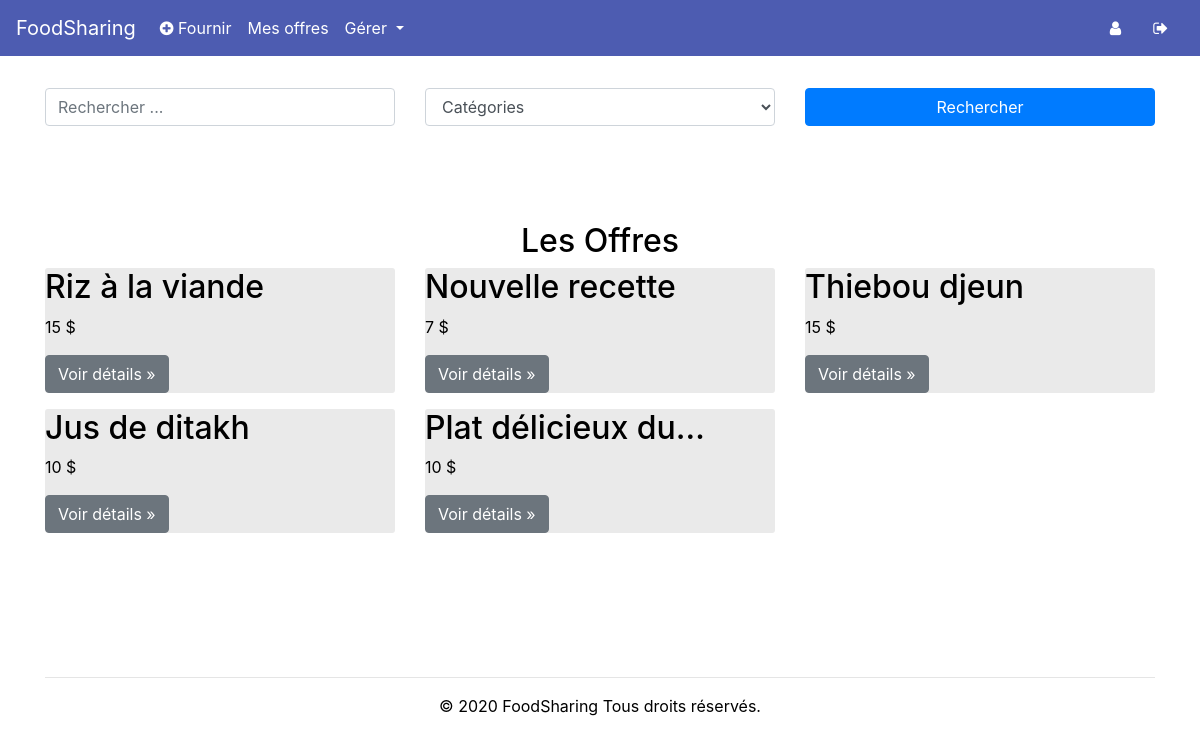
Page /accueil (signed in) on the earlier database version.
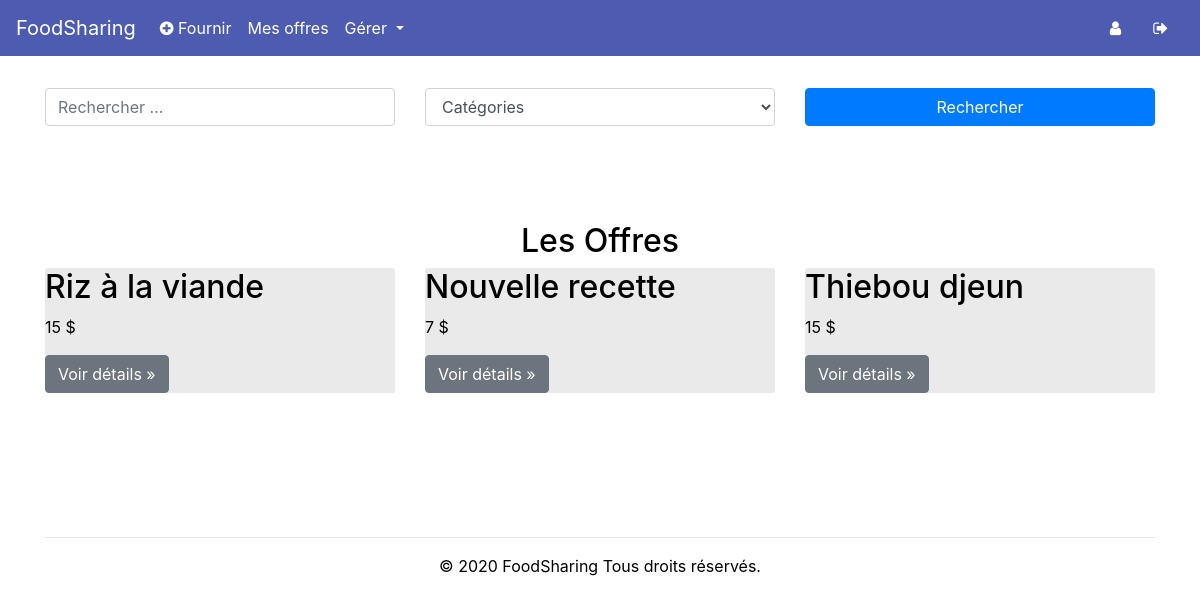
Same page on the later database version.
### tables this page shows
CREATE TABLE Offers (
    offer_id INTEGER PRIMARY KEY,
    offer_categorie_id INTEGER,
    offer_user_id INTEGER,
    offer_title varchar(255) NOT NULL,
    offer_description varchar(255) NOT NULL,
    offer_price varchar(255) NOT NULL,
    FOREIGN KEY(offer_categorie_id) REFERENCES Categories(categorie_id),
    FOREIGN KEY(offer_user_id) REFERENCES regularsUsers(user_id)
);

### app.py (the view)
@app.route('/accueil')
def home_page():
    if session.get("id") is None:
        return redirect('/')
    else:
        db = Database()
        offers = db.get_all_offers()
        categories = db.get_categories()
        role = session.get("role")
        db.disconnect()
        return render_template('home.html', year=now, offers=offers, categories=categories, role=role[0])

### database.py (called while the page is built)
    def get_connection(self):
        if self.connection is None:
            try:
                self.connection = sqlite3.connect('database/users.db')
            except sqlite3.Error as error:
                print("Failed to insert Python variable into sqlite table", error)
        return self.connection

    def disconnect(self):
        if self.connection is not None:
            self.connection.close()

    def get_all_offers(self):
        connect = self.get_connection()
        cur = connect.cursor()
        cur.execute("SELECT * FROM Offers")
        result = cur.fetchall()
        if result is None:
            return None
        else:
            return result

    def get_categories(self):
        connect = self.get_connection()
        cur = connect.cursor()
        cur.execute("SELECT categorie_id, categorie_title FROM Categories ORDER BY categorie_title ASC")
        result = cur.fetchall()
        if result is None:
            return None
        else:
            return result

### templates/home.html (shortened to what this page needs)
<!DOCTYPE html>
 <html class="not-ie no-js" lang="fr">
    <head>
        <link href="https://stackpath.bootstrapcdn.com/bootstrap/4.3.1/css/bootstrap.min.css" rel="stylesheet">
        <link href="/static/css/HomeStyle.css" rel="stylesheet">
        <link rel="stylesheet" href="https://cdnjs.cloudflare.com/ajax/libs/font-awesome/4.7.0/css/font-awesome.min.css">
    </head>
    <body>
            <nav class="navbar navbar-expand-lg navbar-light" style="background-color:#4d5cb1;">
                  <a class="navbar-brand" href="/" style="color:white!important;">FoodSharing</a>
                <div class="collapse navbar-collapse" id="navbarText">
                <ul class="navbar-nav mr-auto">
                  <li class="nav-item">
                    <a class="nav-link" href="/add_offer" style="color:white!important;"><i class="fa fa-plus-circle" aria-hidden="true"></i> Fournir</a>
                  </li>
                  <li class="nav-item">
                    <a class="nav-link" href="/my_offers" style="color:white!important;">Mes offres</a>
                  </li>
                    {%  if role == 'Administrateur' %}
                        <li class="nav-item">
                            <div class="dropdown show">
                                <a class="nav-link dropdown-toggle" style="color:white!important;" href="#" role="button" id="dropdownMenuLink" data-toggle="dropdown" aria-haspopup="true" aria-expanded="false">
                                    Gérer
                                </a>
                            </div>
                        </li>
                    {% endif %}
                </ul>
                <a class="nav-link" href="/profile" style="color:white!important;"><i class="fa fa-user" aria-hidden="true"></i></a>
                <a class="nav-link" href="/disconnect" style="color:white!important;"><i class="fa fa-sign-out" aria-hidden="true"></i></a>
              </div>
            </nav>
            <div class="container">
                <form style="padding-top: 2rem;" action="/search_results" method="get">
                    <div class="row">
                        <div class="col-md-4">
                          <input class="form-control" name="search_value" type="text" placeholder="Rechercher ..." aria-label="Search">
                        </div>
                        <div class="col-md-4">
                            <select class="form-control" name="categorie">
                                <option value="-1">Catégories</option>
                            </select>
                        </div>
                        <div class="col-md-4">
                          <button class="btn btn-primary btn-block search">Rechercher</button>
                        </div>
                    </div>
                </form>
                <div class="row">
                    <div class="col-md-12"><h2 class="text-center" style="
                        padding-top: 6rem;
                        ">Les Offres</h2></div>
                </div>
                <div class="row">
                    {% if offers is defined %}
                        {% for offer_info in offers %}
                            <div class="col-md-4" style="/*margin-right: 3px;*/">
                            <article class="offer_container">
                              <h2 class="offer_title" title="{{ offer_info[3] }}">{{ offer_info[3] }}</h2>
                              <p> {{ offer_info[5] }} $</p>
                              <p><a class="btn btn-secondary" href="/offer/{{ offer_info[0] }}" role="button">Voir détails &raquo;</a></p>
                            </article>
                            </div>
                        {% endfor %}
                    {% else %}
                        <div class="col-md-12"><h3 class="text-center" style="color:yellowgreen">Il n'y a pas d'annonces présentement</h3></div>
                    {% endif %}
                </div>
				<div class="text-center footer">
                    <hr/>
		            <p>© {{ year }} FoodSharing Tous droits réservés.</p>
		        </div>
			</div>
    </body>

Differences in the rows shown:
removed Offers: offer_title "Jus de ditakh", offer_price "10"
removed Offers: offer_title "Plat délicieux…", offer_price "10"
